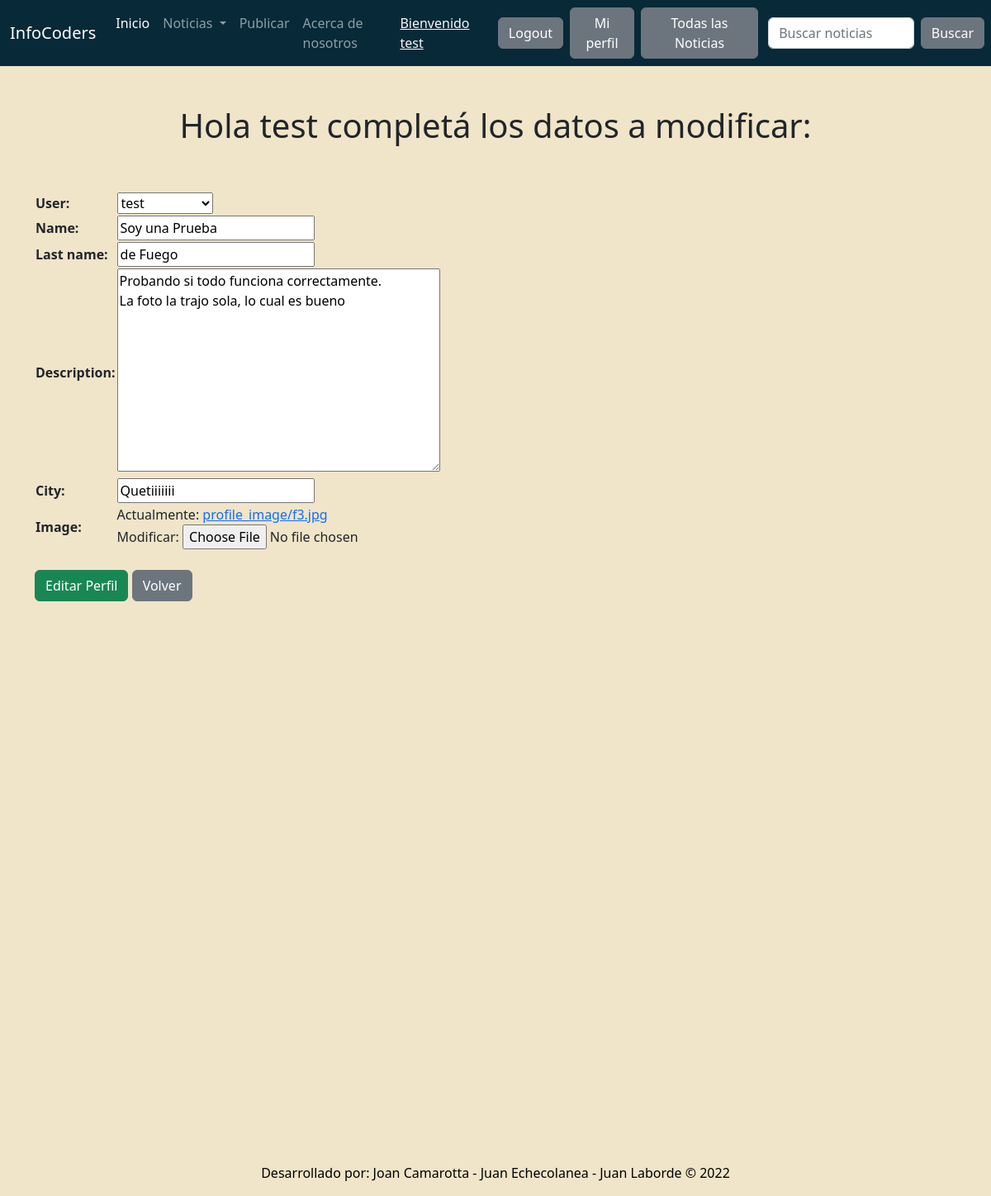
Page /cuenta/perfil/actualizar/view/6/ (signed in) on the earlier database version.
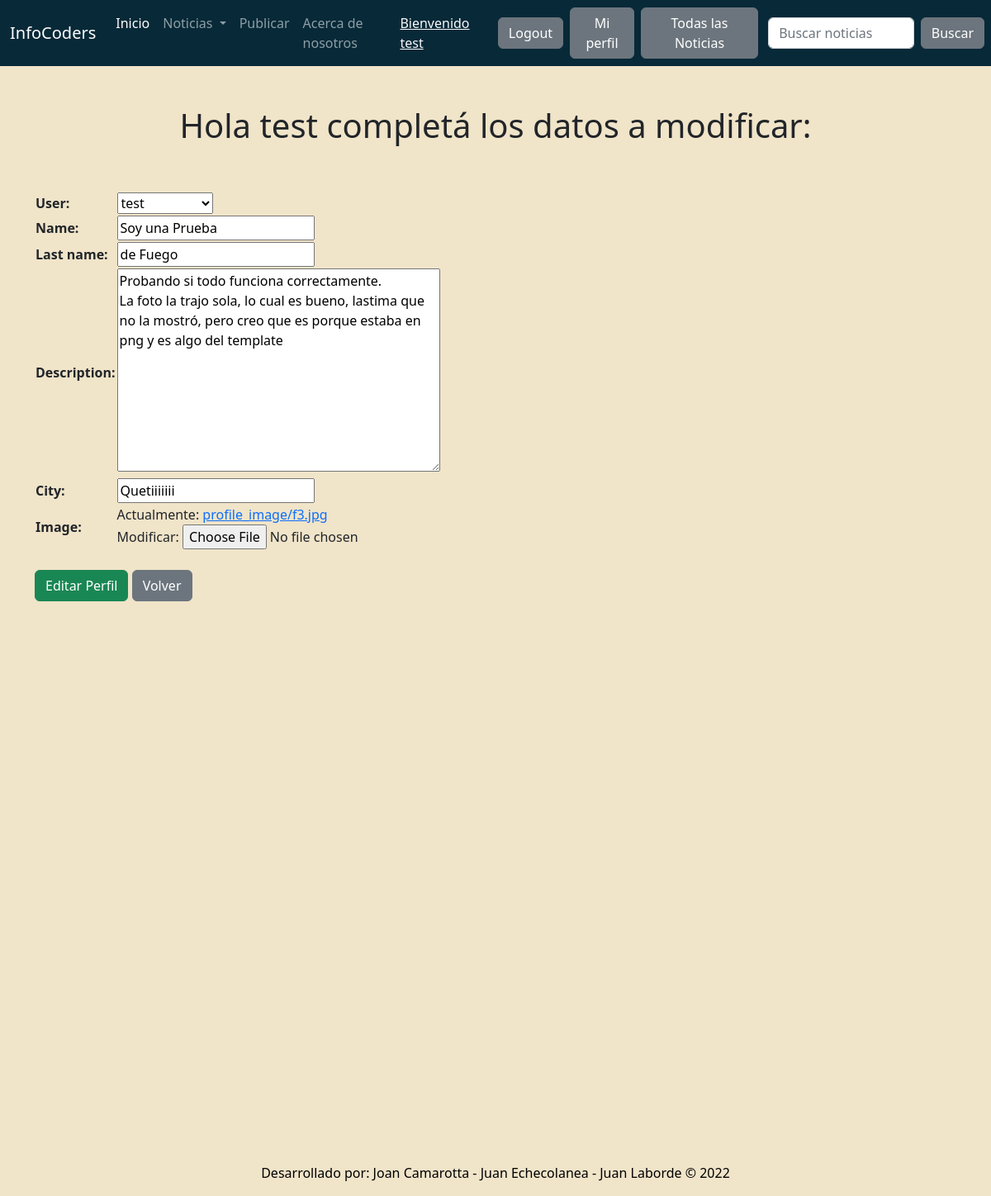
Same page on the later database version.
### Accounts/models.py (models this page shows, shortened)
class Profile(models.Model):
    user = models.OneToOneField(User, on_delete = models.CASCADE)
    name = models.CharField(max_length=50, blank=True)
    last_name = models.CharField(max_length=50, blank=True)
    description = models.TextField(max_length=400, blank=True)
    city= models.CharField(max_length=50, blank=True)
    image = models.ImageField(upload_to ='profile_image', default='icono_proyecto.png')
    class Meta:
        verbose_name = 'Perfil'
        verbose_name_plural = 'Perfiles'

### Accounts/views.py (the view, shortened to what this page needs)
# urls.py: path('perfil/actualizar/view/<int:pk>/', Update_profile.as_view(), name = 'profile')
class Update_profile(LoginRequiredMixin, UpdateView):
    model = Profile
    form = Profile_form
    template_name = 'edit_profile_view.html'
    fields = '__all__'

### templates/edit_profile_view.html (shortened to what this page needs)
{% extends 'base.html' %}
{% load static %}
{% block content %}
<h1
class="fw-bopld text-center py-5"> Hola {{user.username}} completá los datos a modificar:</h1>
<div class="container">
    <div class="row">
    <div class="col">
<form action="" method="POST" enctype="multipart/form-data">
<table>
    {{form.as_table}}
</table>
<br>
    <input type="submit" class="btn btn-success" value="Editar Perfil"></input>
    <a class="btn btn-secondary" href = "/cuenta/perfil">Volver</a>
</form>
</div>
{% endblock %}

Differences in the rows shown:
changed Profile "test": description "Probando si todo funciona correctamente. La foto la trajo sola, lo cual es bueno" → "…sola, lo cual es bueno, lastima que no la mostró, pero creo que es porque estaba en png y es algo del template"
